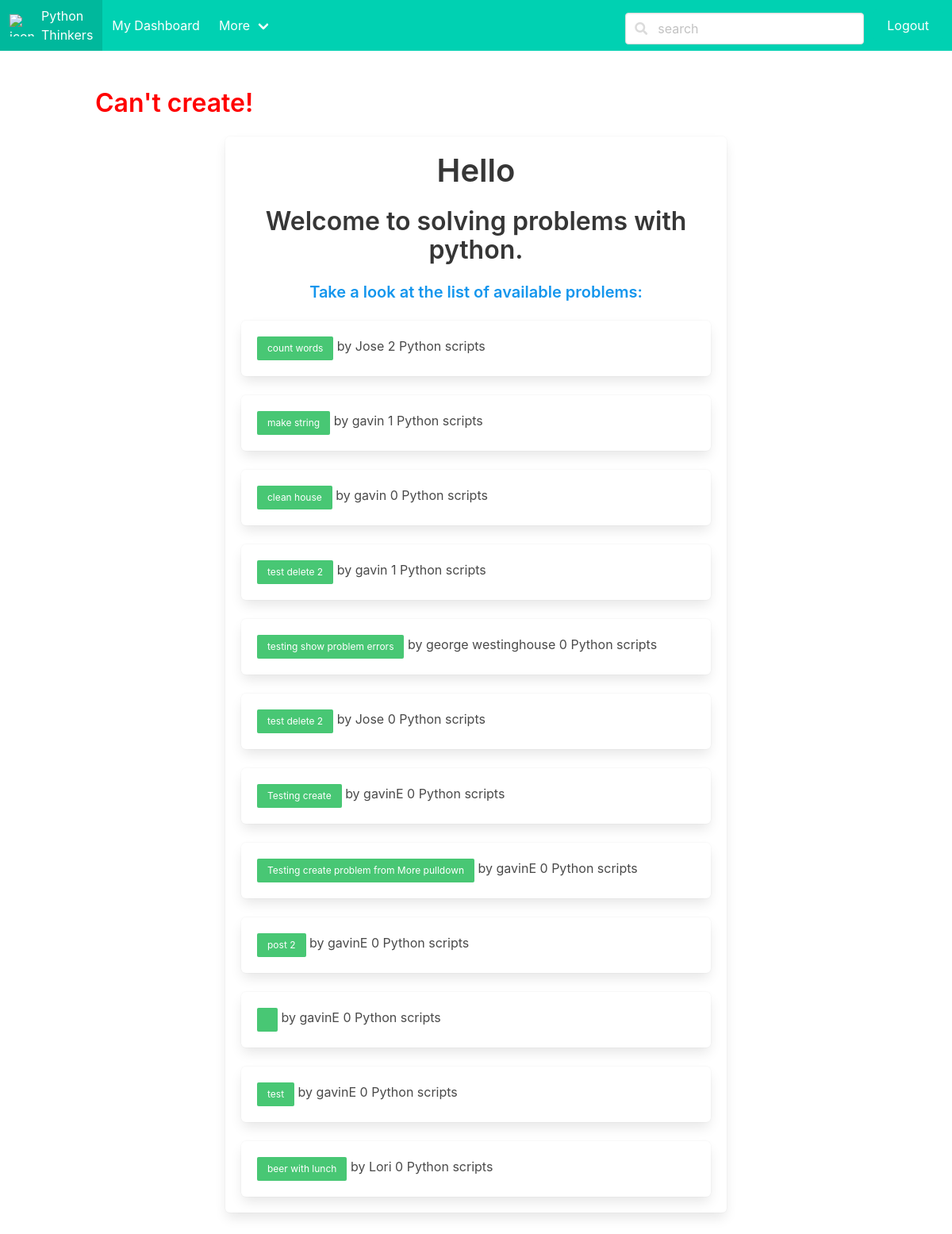
Page /problem/create on the earlier database version.
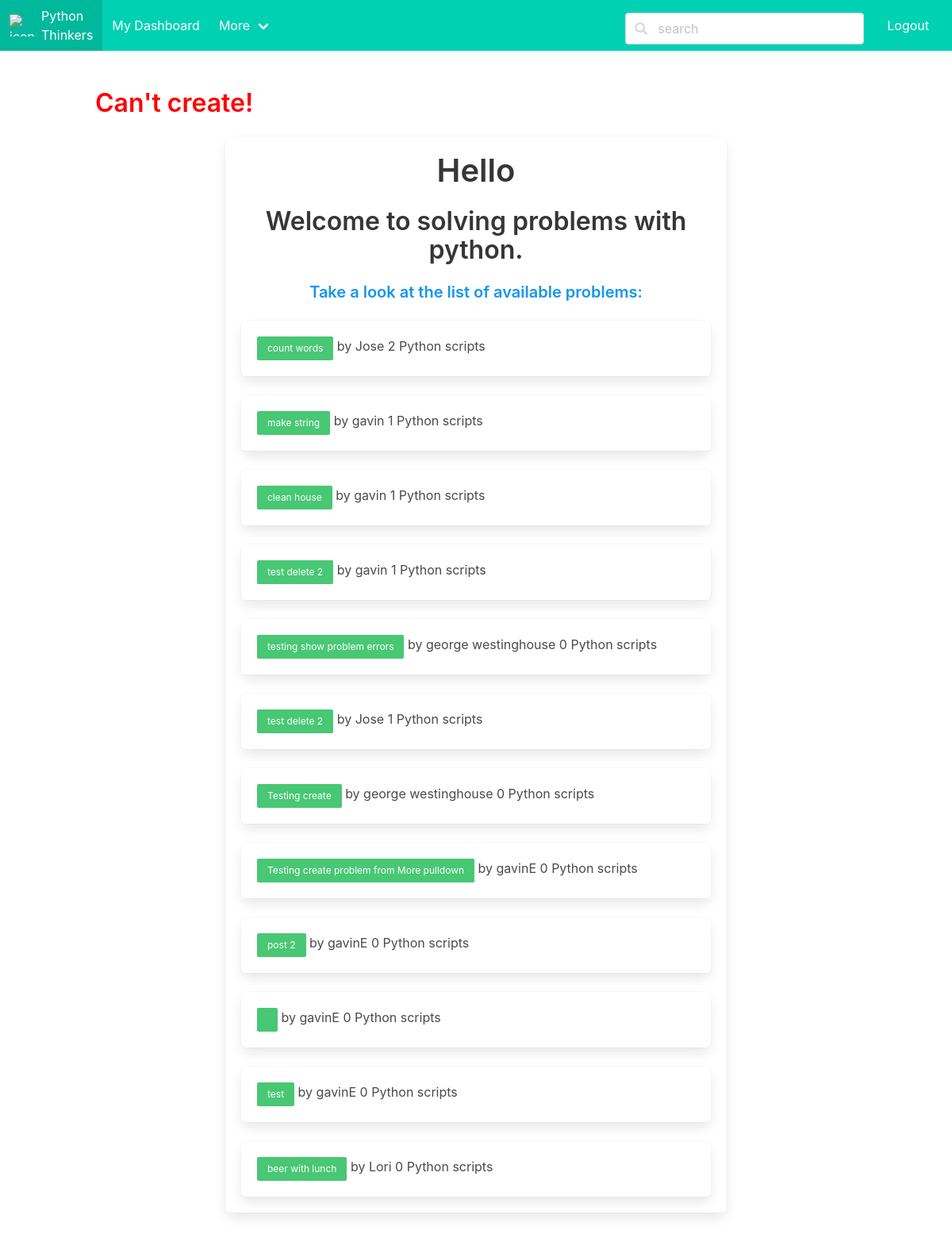
Same page on the later database version.
### share/models.py (models this page shows, shortened)
class Problem(models.Model):
    coder = models.ForeignKey(Coder, on_delete=models.CASCADE)
    title = models.CharField(max_length=50, null=False, blank=False, unique=False)
    description = models.CharField(max_length=100, null=False, blank=False, unique=False)
    image = models.ImageField(upload_to='myproblems/', blank=True)
    discipline = models.CharField(max_length=50, null=False, blank=False, unique=False)
    make_public = models.BooleanField(default=True)
    created = models.DateField(auto_now_add=True)
    updated = models.DateField(auto_now=True)     # everytime the obj is saved, new time is saved
    def num_of_scripts(self):
	    scripts = Script.objects.filter(problem=self)
	    return len(scripts)

class Coder(models.Model):
    coder_yet = models.BooleanField(default=False)  # the user is not a coder yet
    user = models.OneToOneField(User, on_delete=models.CASCADE)
    created = models.DateField(auto_now_add=True)   # maybe redundant, user model has date_joined
    updated = models.DateField(auto_now=True)

### share/views.py (the view)
# urls.py: path('problem/create', views.create_problem, name='create_problem'),
def create_problem(request):
    if request.method == "POST":
        user = request.user
        if not user.is_authenticated:
            return redirect("share:login")
        coder = user.coder
        title = request.POST["title"]
        description = request.POST["description"]
        discipline = request.POST["discipline"]
        make_public = request.POST.get('make_public', False)
        if make_public == 'on':
            make_public = True
        else:
            make_public = False
        if not title and not description:
            return render(request, "share/publish_problem_form.html",
             {"error":"Please fill in all required fields"})
        try:
            problem = Problem.objects.create(coder=coder, title=title,
             description=description, discipline=discipline, make_public=make_public)
            problem.save()
            problem = get_object_or_404(Problem, pk=problem.id)
            scripts = Script.objects.filter(problem=problem.id)
            return render(request, "share/problem.html",{"user":user,
             "problem":problem, "scripts": scripts})
        except:
            return render(request, "share/publish_problem_form.html",
             {"error":"Can't create the problem"})
    else:
        user = request.user
        all_problems = Problem.objects.all()
        return render(request, "share/index.html",
        {"user":user, "all_problems": all_problems, "error":"Can't create!"})

### share/templates/share/index.html (shortened to what this page needs)
{% extends "share/base.html" %}
{% block content %}
{% if error %}
  		<h3 class="title is-3" style="color: red">{{ error }}</h3>
{% endif %}
<div class="has-text-centered tile is-ancestor">
          <div style="margin: auto" class="tile is-8 is-parent">
              <div class="tile is-child box">
                  <h1 class="title is-2"> Hello  </h1>
           <h2 class="title is-3">Welcome to solving problems with python.</h2>
           <h4 class="title is-5" style="color:#1496ed">Take a look at the list of available problems: </h4>
{% for p in all_problems %}
              <div class="box">
                  <div class="content" align="left">
                      <a class="button is-success is-small" href="{% url 'share:show_problem' p.id %}">
                        {{ p.title }} </a> by {{ p.coder.user.username }}
                        {{ p.num_of_scripts }} Python scripts
                  </div>
              </div>
{% endfor %}
{% endblock content %}

Differences in the rows shown:
computed for Problem "clean house": num_of_scripts "0" → "1"
changed Problem (number 6 of 12 on the later page): num_of_scripts "0" → "1"
changed Problem "Testing create": coder.user.username "gavinE" → "george westinghouse"
